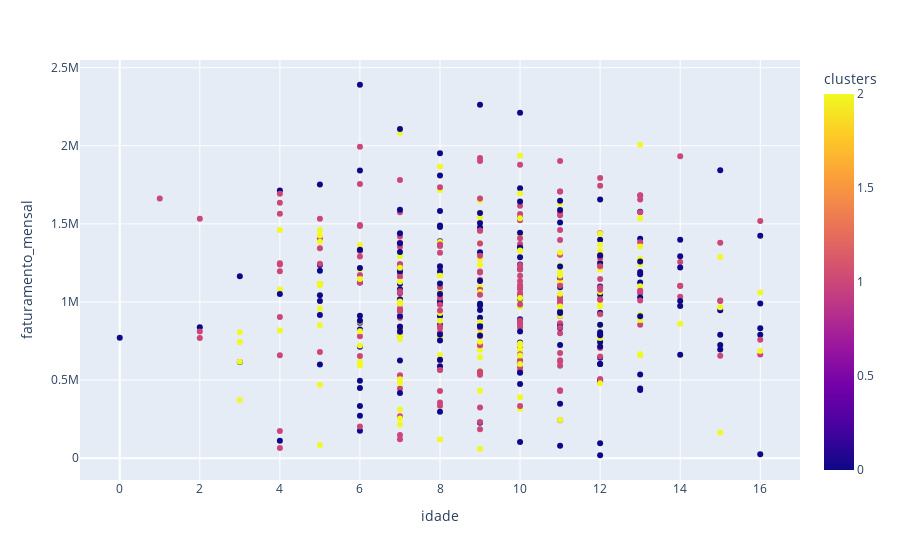

Here is the notebook cell this chart was saved with:
### Markdown cell above
### Visualizar Resultados

### Code cell
# Cruzar idade e faturamento, apresentando os clusters
px.scatter(df_clientes, x='idade', y='faturamento_mensal', color='clusters')

### Figure 1 — Plotly figure (JSON) as saved in the notebook; plotly's stock layout.template omitted (floating-point values rounded to 4 significant figures; data arrays with more than 128 entries replaced by an {"elided": "..."} marker saying what was removed)
{"data": [{"hovertemplate": "idade=%{x}<br>faturamento_mensal=%{y}<br>clusters=%{marker.color}<extra></extra>", "legendgroup": "", "marker": {"color": {"elided": "500 int values"}, "coloraxis": "coloraxis", "symbol": "circle"}, "mode": "markers", "name": "", "orientation": "v", "showlegend": false, "type": "scatter", "x": {"elided": "500 int values"}, "xaxis": "x", "y": {"elided": "500 float values"}, "yaxis": "y"}], "layout": {"coloraxis": {"colorbar": {"title": {"text": "clusters"}}, "colorscale": [[0, "#0d0887"], [0.1111, "#46039f"], [0.2222, "#7201a8"], [0.3333, "#9c179e"], [0.4444, "#bd3786"], [0.5556, "#d8576b"], [0.6667, "#ed7953"], [0.7778, "#fb9f3a"], [0.8889, "#fdca26"], [1, "#f0f921"]]}, "legend": {"tracegroupgap": 0}, "margin": {"t": 60}, "xaxis": {"anchor": "y", "domain": [0, 1], "title": {"text": "idade"}}, "yaxis": {"anchor": "x", "domain": [0, 1], "title": {"text": "faturamento_mensal"}}}}
